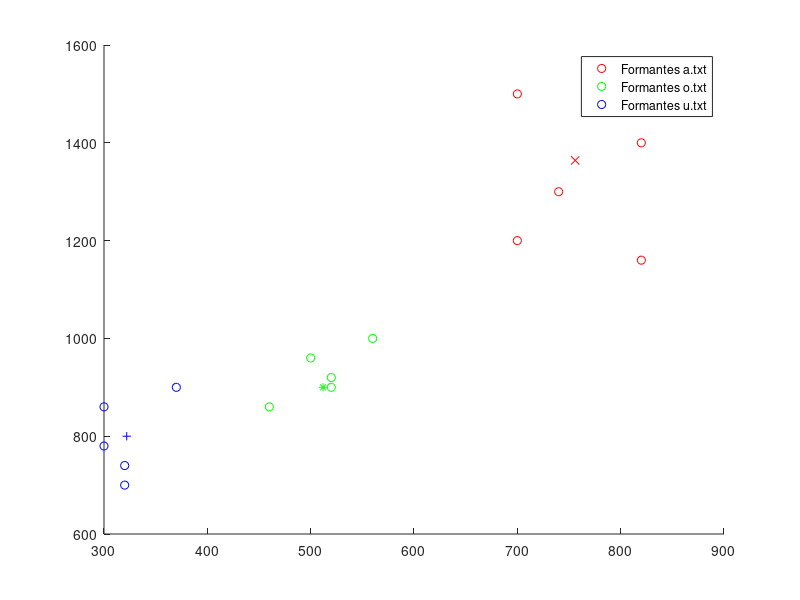

The MATLAB script that drew this image: (Note: this script raises an error after producing the figure.)
%Algoritmo EM
%Funes Pablo Nicolas
%Padron 94894
close all
clear
%%%%%%%%%%%%%%%%%%%%%%%%%%%%%%%%%%%%%%%%%%%%%%%%%%%%%%%%%%%%%%%%%%%%%
%%%%%%%%%%USO EL MISMO CODIGO QUE KMEANS CON BOOTSTRAP%%%%%%%%%%%%%%%
%%%%%%%%%%PARA DARLE CONDICIONES INICIALES%%%%%%%%%%%%%%%%%%%%%%%%%%%

Muestras_A=load('a.txt');
Muestras_O=load('o.txt');
Muestras_U=load('u.txt');

%Defino el numero de muestras evaluacion
Nro_muestras_evaluacion=10;
Nro_muestras_entrenamiento=5;
%Calculos la cantidad de muestras de entrenamiento

Nro_muestras_A=length(Muestras_A)-Nro_muestras_evaluacion;
Nro_muestras_O=length(Muestras_O)-Nro_muestras_evaluacion;
Nro_muestras_U=length(Muestras_U)-Nro_muestras_evaluacion;

%Desordeno las muestras para simular la aleatoriedad
F1_A=Muestras_A(:,1);
F2_A=Muestras_A(:,2);
F1_O=Muestras_O(:,1);
F2_O=Muestras_O(:,2);
F1_U=Muestras_U(:,1);
F2_U=Muestras_U(:,2);

Muestras_A_desordenadas(:,1)=F1_A(randperm(length(F1_A)));
Muestras_A_desordenadas(:,2)=F2_A(randperm(length(F2_A)));

Muestras_O_desordenadas(:,1)=F1_O(randperm(length(F1_O)));
Muestras_O_desordenadas(:,2)=F2_O(randperm(length(F2_O)));

Muestras_U_desordenadas(:,1)=F1_U(randperm(length(F1_U)));
Muestras_U_desordenadas(:,2)=F2_U(randperm(length(F2_U)));

%Tomo parte de las muestras para entrenamiento conociendo su respectiva
%clase
%Considero como muestras de entrenamiento las primeras
%Nro_muestras_entrenamiento
Matriz_unos_entrenamiento=ones(1,Nro_muestras_entrenamiento);

%Calculo la media de las muestras de entrenamiento
Media_A=(Matriz_unos_entrenamiento*Muestras_A_desordenadas([1:Nro_muestras_entrenamiento],:))/Nro_muestras_entrenamiento;
Media_O=(Matriz_unos_entrenamiento*Muestras_O_desordenadas([1:Nro_muestras_entrenamiento],:))/Nro_muestras_entrenamiento;
Media_U=(Matriz_unos_entrenamiento*Muestras_U_desordenadas([1:Nro_muestras_entrenamiento],:))/Nro_muestras_entrenamiento;

%Armo un vector con todas las muestras a usar en el k-means
Muestras_totales=[Muestras_A_desordenadas([Nro_muestras_entrenamiento+1:Nro_muestras_A],:);Muestras_O_desordenadas([Nro_muestras_entrenamiento+1:Nro_muestras_O],:);Muestras_U_desordenadas([Nro_muestras_entrenamiento+1:Nro_muestras_U],:)];

%Calculo la cantidad de muestras
Nro_total_muestras=length(Muestras_totales);

%%%%%%%%%%%%%%%%%%%%%%%%%%%%%%%%%%%%%%%%%%%%%
%%%%%%Grafico de los primeros dos formantes%%
%%%%%%%%%%%%%%%%%%%%%%%%%%%%%%%%%%%%%%%%%%%%%

%Hago el grafico de los primeros 2 formantes para los tres tipos.
%Solo grafico las primeras 40 muestras de entrenamiento.
figure(1)
hold on
plot(Muestras_A_desordenadas([1:Nro_muestras_entrenamiento],1),Muestras_A([1:Nro_muestras_entrenamiento],2),'ro');
plot(Muestras_O_desordenadas([1:Nro_muestras_entrenamiento],1),Muestras_O([1:Nro_muestras_entrenamiento],2),'go');
plot(Muestras_U_desordenadas([1:Nro_muestras_entrenamiento],1),Muestras_U([1:Nro_muestras_entrenamiento],2),'bo');
plot(Media_A(1,1),Media_A(1,2),'rx');
plot(Media_O(1,1),Media_O(1,2),'g*');
plot(Media_U(1,1),Media_U(1,2),'b+');
legend('Formantes a.txt','Formantes o.txt','Formantes u.txt');

%%%%%%%%%%%%%%%%%%%%%%%%%%%%%%%%%%%%%%%%%
%%%%%%%%%%K-MEANS%%%%%%%%%%%%%%%%%%%%%%%%
%%%%%%%%%%%%%%%%%%%%%%%%%%%%%%%%%%%%%%%%%

%Armo un vector que tenga la clase de cada muestra
clase_cercana=zeros(1,Nro_total_muestras);
%Condiciones para la primera iteracion
distorsion_paso_previo=0;
distorsion_antigua=0;
distorsion_actualizada=1;
k=2;%Variable que uso para generar figuras.
j=0;%Variable para almacenar la distorsion
%criterio de iteracion:itero hasta que la distorsion varie menos de un 0.001
while(abs((distorsion_actualizada-distorsion_antigua)/distorsion_actualizada)>0.001) && (distorsion_paso_previo~=distorsion_actualizada)
    distorsion_paso_previo=distorsion_antigua;
    distorsion_antigua=distorsion_actualizada;
    distorsion_actualizada=0;
    i=1;%Variable para recorrer todas las muestras en kmeans
    cantidad_clase_1=0;
    cantidad_clase_2=0;
    cantidad_clase_3=0;
    Media_actualizada_A=[0 0];
    Media_actualizada_O=[0 0];
    Media_actualizada_U=[0 0];
    Catalogadas_A=zeros(100,2);
    Catalogadas_O=zeros(100,2);
    Catalogadas_U=zeros(100,2);
%Recorro todas las muestras, clasifico cada muestras en un clase
%dependiendo de la distancia a las medias,suma todos los valores de una
%clase y divido sobre el nro total de muestras de cada clase para obtener
%la media.
   
    while(i<=Nro_total_muestras)
        %clasifico
        [aux,distancia]=Clasificacion_clase(Muestras_totales(i,:),Media_A,Media_O,Media_U);
        clase_cercana(1,i)=aux;
        distorsion_actualizada=distorsion_actualizada+distancia;
        %Cuento la cantidad de cada clase y hago la suma de todos los elementos
        %de una clase
        if(clase_cercana(1,i)==1)
            Media_actualizada_A=Media_actualizada_A+Muestras_totales(i,:);
            cantidad_clase_1=cantidad_clase_1+1;
            Catalogadas_A(cantidad_clase_1,:)=Muestras_totales(i,:);
        elseif(clase_cercana(1,i)==2)
            Media_actualizada_O=Media_actualizada_O+Muestras_totales(i,:);
            cantidad_clase_2=cantidad_clase_2+1;
            Catalogadas_O(cantidad_clase_2,:)=Muestras_totales(i,:);
        elseif(clase_cercana(1,i)==3)
            Media_actualizada_U=Media_actualizada_U+Muestras_totales(i,:);
            cantidad_clase_3=cantidad_clase_3+1;
            Catalogadas_U(cantidad_clase_3,:)=Muestras_totales(i,:);
        end
        i=i+1;  
    end

%Dividiendo la suma por la cantidad de cada clase obtengo las nuevas
%medias y divido la distorsion en la cantidad de muestras obtengo la
%distorsion.

Media_actualizada_A=Media_actualizada_A/cantidad_clase_1;
Media_actualizada_O=Media_actualizada_O/cantidad_clase_2;
Media_actualizada_U=Media_actualizada_U/cantidad_clase_3;

j=j+1;
distorsion_actualizada=distorsion_actualizada/Nro_total_muestras;
distorsion_vector(1,j)=distorsion_antigua;
distorsion_vector(2,j)=distorsion_actualizada;

figure(k)
hold on
plot(Catalogadas_A([1:cantidad_clase_1],1),Catalogadas_A([1:cantidad_clase_1],2),'ro');
plot(Catalogadas_O([1:cantidad_clase_2],1),Catalogadas_O([1:cantidad_clase_2],2),'go');
plot(Catalogadas_U([1:cantidad_clase_3],1),Catalogadas_U([1:cantidad_clase_3],2),'bo');
plot(Media_A(1,1),Media_A(1,2),'kx');
plot(Media_O(1,1),Media_O(1,2),'k*');
plot(Media_U(1,1),Media_U(1,2),'k+');
k=k+1;

Media_A=Media_actualizada_A;
Media_O=Media_actualizada_O;
Media_U=Media_actualizada_U;

end

%Grafico la distorsion%
figure(k)
hold on
plot(distorsion_vector(2,:),'r')
legend('Distorsion');

%Calculo los pesos de cada clase
pi_A=cantidad_clase_1/Nro_total_muestras;
pi_O=cantidad_clase_2/Nro_total_muestras;
pi_U=cantidad_clase_3/Nro_total_muestras;

%Calculo las varianzas

Matriz_unos_columnas_A=ones(cantidad_clase_1,1);
Matriz_unos_columnas_O=ones(cantidad_clase_2,1);
Matriz_unos_columnas_U=ones(cantidad_clase_3,1);

Vector_media_A=Matriz_unos_columnas_A*Media_A;
Vector_media_O=Matriz_unos_columnas_O*Media_O;
Vector_media_U=Matriz_unos_columnas_U*Media_U;

Varianza_A=(transpose(Catalogadas_A([1:cantidad_clase_1],:)-Vector_media_A))*(Catalogadas_A([1:cantidad_clase_1],:)-Vector_media_A)/cantidad_clase_1;
Varianza_O=(transpose(Catalogadas_O([1:cantidad_clase_2],:)-Vector_media_O))*(Catalogadas_O([1:cantidad_clase_2],:)-Vector_media_O)/cantidad_clase_2;
Varianza_U=(transpose(Catalogadas_U([1:cantidad_clase_3],:)-Vector_media_U))*(Catalogadas_U([1:cantidad_clase_3],:)-Vector_media_U)/cantidad_clase_3;
%%%%%%%%%%%%%%%%%%%%%%%%%%%%%%%%%%%%%%%%%%%%%%%%%%%%%%%%%%%%%%%%%%%%%%%%%%
%%%%%%%%%%%%%%%ACA TERMINO EL ARRANQUE CON KMEANS%%%%%%%%%%%%%%%%%%%%%%%%%
%%%%%%%%%%%%%%%%%%%%%%%%%%%%%%%%%%%%%%%%%%%%%%%%%%%%%%%%%%%%%%%%%%%%%%%%%%
LL_antiguo=0;
LL_actualizado=1;
p=1;
while(abs((LL_actualizado-LL_antiguo)/LL_actualizado)>0.001)
    LL_antiguo=LL_actualizado;
    LL_actualizado=0;
    i=1;%Variable para recorrer todas las muestras en kmeans
    cantidad_clase_1=0;
    cantidad_clase_2=0;
    cantidad_clase_3=0;
    Media_actualizada_A=[0 0];
    Media_actualizada_O=[0 0];
    Media_actualizada_U=[0 0];
    Catalogadas_A=zeros(100,2);
    Catalogadas_O=zeros(100,2);
    Catalogadas_U=zeros(100,2);
    phi=zeros(length(Muestras_totales),3);
%Recorro todas las muestras, calculo la responsabilidad, clasifico en base
%a la maxima responsabilidad
    while(i<=Nro_total_muestras)
        %clasifico
        phi(i,:)=funcion_responsabilidad(Muestras_totales(i,:),Media_A,Media_O,Media_U,Varianza_A,Varianza_O,Varianza_U,pi_A,pi_O,pi_U);
        aux = find(max(phi(i,:)) == phi(i,:));
        if(aux==1)
            cantidad_clase_1=cantidad_clase_1+1;
            Catalogadas_A(cantidad_clase_1,:)=Muestras_totales(i,:);
        elseif(aux==2)
            cantidad_clase_2=cantidad_clase_2+1;
            Catalogadas_O(cantidad_clase_2,:)=Muestras_totales(i,:);
        elseif(aux==3)
            cantidad_clase_3=cantidad_clase_3+1;
            Catalogadas_U(cantidad_clase_3,:)=Muestras_totales(i,:);
        end
        i=i+1;
    
    end

    %ACTUALIZO LOS PARAMETROS DE LA MEDIA,VARIANZA Y PESO.
    %Actualizo la media
    j=1;
    phi_clase_1=0;
    phi_clase_2=0;
    phi_clase_3=0;
    while(j<=Nro_total_muestras)
        Media_actualizada_A(1,:)=Media_actualizada_A(1,:)+phi(j,1)*Muestras_totales(j,:);
        phi_clase_1=phi_clase_1+phi(j,1);
        Media_actualizada_O(1,:)=Media_actualizada_O(1,:)+phi(j,2)*Muestras_totales(j,:);
        phi_clase_2=phi_clase_2+phi(j,2);
        Media_actualizada_U(1,:)=Media_actualizada_U(1,:)+phi(j,3)*Muestras_totales(j,:);
        phi_clase_3=phi_clase_3+phi(j,3);
        j=j+1;
    end
    Media_actualizada_A=Media_actualizada_A/phi_clase_1;
    Media_actualizada_O=Media_actualizada_O/phi_clase_2;
    Media_actualizada_U=Media_actualizada_U/phi_clase_3;
    
    %Actualizo la Varianza
    j=1;
    Varianza_actualizada_A=zeros(2,2);
    Varianza_actualizada_O=zeros(2,2);
    Varianza_actualizada_U=zeros(2,2);
    while(j<=Nro_total_muestras)
        Varianza_actualizada_A=Varianza_actualizada_A+phi(j,1)*(transpose(Muestras_totales(j,:)-Media_actualizada_A)*(Muestras_totales(j,:)-Media_actualizada_A));
        Varianza_actualizada_O=Varianza_actualizada_O+phi(j,2)*(transpose(Muestras_totales(j,:)-Media_actualizada_O)*(Muestras_totales(j,:)-Media_actualizada_O));
        Varianza_actualizada_U=Varianza_actualizada_U+phi(j,3)*(transpose(Muestras_totales(j,:)-Media_actualizada_U)*(Muestras_totales(j,:)-Media_actualizada_U));
        j=j+1;
    end
    Varianza_actualizada_A=Varianza_actualizada_A/phi_clase_1;
    Varianza_actualizada_O=Varianza_actualizada_O/phi_clase_2;
    Varianza_actualizada_U=Varianza_actualizada_U/phi_clase_3;
    %Actualizo los pi_k
    pi_A_actualizado=phi_clase_1/Nro_total_muestras;
    pi_O_actualizado=phi_clase_2/Nro_total_muestras;
    pi_U_actualizado=phi_clase_3/Nro_total_muestras;
    
    %Actualizo LL%%%%%%%
    j=1;
    LL_actualizado=0;
    while(j<=Nro_total_muestras)
        p1=mvnpdf(Muestras_totales(j,:),Media_actualizada_A,Varianza_actualizada_A)*pi_A_actualizado;
        p2=mvnpdf(Muestras_totales(j,:),Media_actualizada_O,Varianza_actualizada_O)*pi_O_actualizado;
        p3=mvnpdf(Muestras_totales(j,:),Media_actualizada_U,Varianza_actualizada_U)*pi_U_actualizado;
        LL_actualizado=LL_actualizado+log(p1+p2+p3);
        j=j+1;
    end
    
    %%%%%%%%%%%%%%%%%%%%%%%%%%Actualizo las variables para la prox
    %%%%%%%%%%%%%%%%%%%%%%%%%%iteracion%%%%%%%%%%%%%%%%%%%%%%%%%%%
    Media_A=Media_actualizada_A;
    Media_O=Media_actualizada_O;
    Media_U=Media_actualizada_U;
    Varianza_A=Varianza_actualizada_A;
    Varianza_O=Varianza_actualizada_O;
    Varianza_U=Varianza_actualizada_U;
    pi_A=pi_A_actualizado;
    pi_O=pi_O_actualizado;
    pi_U=pi_U_actualizado;
    
    
   p=p+1; 
end
    
%%%%%%%%%%%%%%%%%%%%%%%%%%%%%%%%%%%%%%%%
%%%%%%%%%%%PRUEBA%%%%%%%%%%%%%%%%%%%%%%%
%%%%%%%%%%%%%%%%%%%%%%%%%%%%%%%%%%%%%%%%
Muestras_evaluacion=[Muestras_A_desordenadas([Nro_muestras_A+1:end],:);Muestras_O_desordenadas([Nro_muestras_O+1:end],:);Muestras_U_desordenadas([Nro_muestras_U+1:end],:)];
Longitud_test=length(Muestras_evaluacion);
i=1;
while(i<=Longitud_test)
    %Agrego un 1 en log pk
    GKA=(-0.5)*log(det(Varianza_A))-0.5*(Muestras_evaluacion(i,:)-Media_A)*(Varianza_A^-1)*transpose(Muestras_evaluacion(i,:)-Media_A)+log(pi_A);
    GKO=(-0.5)*log(det(Varianza_O))-0.5*(Muestras_evaluacion(i,:)-Media_O)*(Varianza_O^-1)*transpose(Muestras_evaluacion(i,:)-Media_O)+log(pi_O);
    GKU=(-0.5)*log(det(Varianza_U))-0.5*(Muestras_evaluacion(i,:)-Media_U)*(Varianza_U^-1)*transpose(Muestras_evaluacion(i,:)-Media_U)+log(pi_U);

   valores=[GKA GKO GKU];
   respuesta_2(i) = find(max(valores) == valores);
   i=i+1;
end

figure(k+1)
hold on
plot(Muestras_evaluacion(:,1),Muestras_evaluacion(:,2),'ko')
plot(Media_A(1,1),Media_A(1,2),'rx');
plot(Media_O(1,1),Media_O(1,2),'g*');
plot(Media_U(1,1),Media_U(1,2),'b+');
